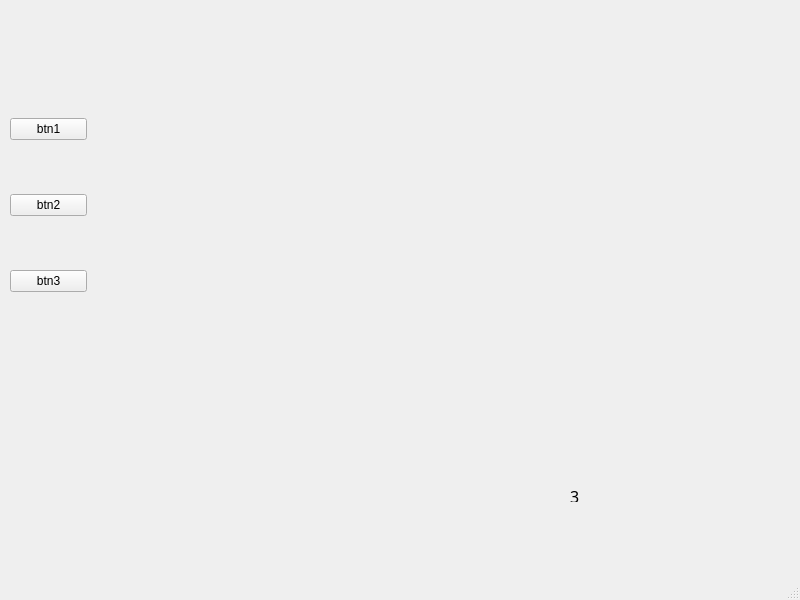
<?xml version="1.0" encoding="UTF-8"?>
<ui version="4.0">
 <class>MainWindow</class>
 <widget class="QMainWindow" name="MainWindow">
  <property name="geometry">
   <rect>
    <x>0</x>
    <y>0</y>
    <width>800</width>
    <height>600</height>
   </rect>
  </property>
  <property name="windowTitle">
   <string>MainWindow</string>
  </property>
  <widget class="QWidget" name="centralwidget">
   <widget class="QStackedWidget" name="stackedWidget">
    <property name="geometry">
     <rect>
      <x>220</x>
      <y>70</y>
      <width>411</width>
      <height>441</height>
     </rect>
    </property>
    <property name="currentIndex">
     <number>2</number>
    </property>
    <widget class="QWidget" name="page">
     <widget class="QLabel" name="label">
      <property name="geometry">
       <rect>
        <x>370</x>
        <y>390</y>
        <width>54</width>
        <height>51</height>
       </rect>
      </property>
      <property name="font">
       <font>
        <family>Algerian</family>
        <pointsize>14</pointsize>
       </font>
      </property>
      <property name="text">
       <string>1</string>
      </property>
     </widget>
    </widget>
    <widget class="QWidget" name="page_2">
     <widget class="QLabel" name="label_2">
      <property name="geometry">
       <rect>
        <x>350</x>
        <y>410</y>
        <width>54</width>
        <height>12</height>
       </rect>
      </property>
      <property name="font">
       <font>
        <family>Algerian</family>
        <pointsize>12</pointsize>
       </font>
      </property>
      <property name="text">
       <string>2</string>
      </property>
     </widget>
    </widget>
    <widget class="QWidget" name="page_3">
     <widget class="QLabel" name="label_3">
      <property name="geometry">
       <rect>
        <x>350</x>
        <y>420</y>
        <width>54</width>
        <height>12</height>
       </rect>
      </property>
      <property name="font">
       <font>
        <family>Algerian</family>
        <pointsize>12</pointsize>
       </font>
      </property>
      <property name="text">
       <string>3</string>
      </property>
     </widget>
    </widget>
   </widget>
   <widget class="QWidget" name="">
    <property name="geometry">
     <rect>
      <x>10</x>
      <y>70</y>
      <width>77</width>
      <height>271</height>
     </rect>
    </property>
    <layout class="QVBoxLayout" name="verticalLayout">
     <item>
      <widget class="QPushButton" name="pushButton">
       <property name="text">
        <string>btn1</string>
       </property>
      </widget>
     </item>
     <item>
      <widget class="QPushButton" name="pushButton_2">
       <property name="text">
        <string>btn2</string>
       </property>
      </widget>
     </item>
     <item>
      <widget class="QPushButton" name="pushButton_3">
       <property name="text">
        <string>btn3</string>
       </property>
      </widget>
     </item>
    </layout>
   </widget>
  </widget>
  <widget class="QMenuBar" name="menubar">
   <property name="geometry">
    <rect>
     <x>0</x>
     <y>0</y>
     <width>800</width>
     <height>23</height>
    </rect>
   </property>
  </widget>
  <widget class="QStatusBar" name="statusbar"/>
 </widget>
 <resources/>
 <connections/>
</ui>
